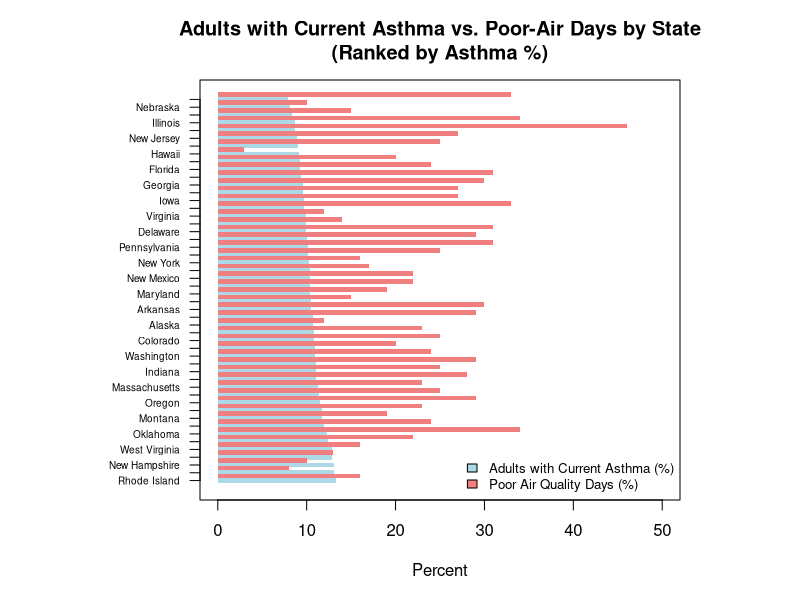
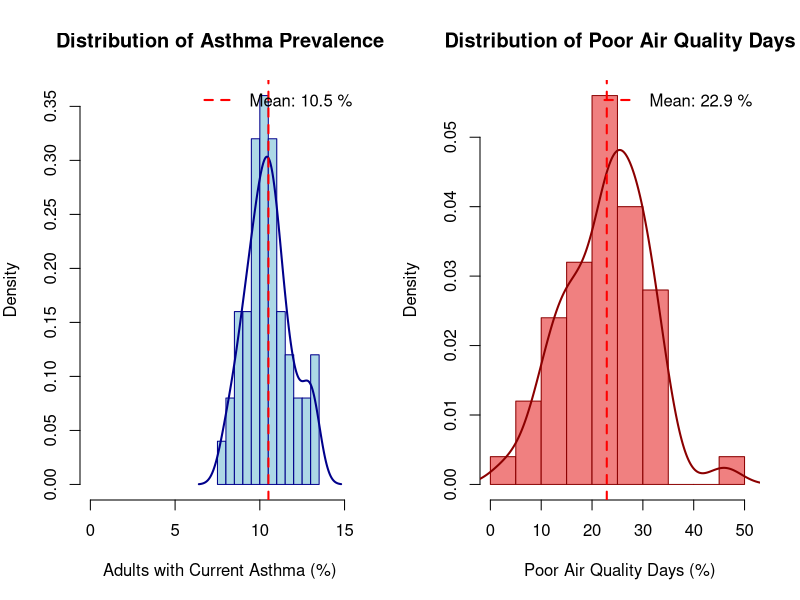
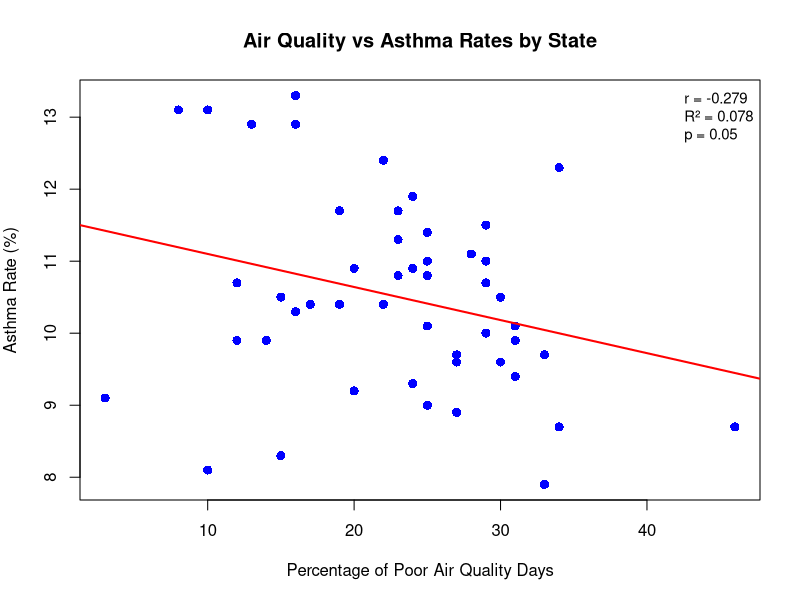

The R source for these figures, in order:
## ---- chunk 1
knitr::opts_chunk$set(echo = TRUE)
## ---- chunk 2
# Load the data
air_data <- data.frame(
  State = c("Alabama", "Alaska", "Arizona", "Arkansas", "California", "Colorado", "Connecticut", "Delaware", "Florida", "Georgia", "Hawaii", "Idaho", "Illinois", "Indiana", "Iowa", "Kansas", "Kentucky", "Louisiana", "Maine", "Maryland", "Massachusetts", "Michigan", "Minnesota", "Mississippi", "Missouri", "Montana", "Nebraska", "Nevada", "New Hampshire", "New Jersey", "New Mexico", "New York", "North Carolina", "North Dakota", "Ohio", "Oklahoma", "Oregon", "Pennsylvania", "Rhode Island", "South Carolina", "South Dakota", "Tennessee", "Texas", "Utah", "Vermont", "Virginia", "Washington", "West Virginia", "Wisconsin", "Wyoming"),
  Poor_Air = c(0.27, 0.12, 0.33, 0.3, 0.46, 0.25, 0.22, 0.31, 0.24, 0.3, 0.03, 0.28, 0.34, 0.25, 0.27, 0.29, 0.23, 0.29, 0.08, 0.19, 0.23, 0.24, 0.14, 0.31, 0.22, 0.19, 0.1, 0.25, 0.1, 0.27, 0.22, 0.16, 0.2, 0.17, 0.25, 0.34, 0.29, 0.31, 0.16, 0.25, 0.15, 0.23, 0.33, 0.29, 0.13, 0.12, 0.24, 0.16, 0.2, 0.15),
  Asthma = c(9.6, 10.7, 9.7, 10.5, 8.7, 10.8, 12.4, 9.9, 9.3, 9.6, 9.1, 11.1, 8.7, 11, 9.7, 10.7, 10.8, 10, 13.1, 10.4, 11.3, 11.9, 9.9, 9.4, 10.4, 11.7, 8.1, 10.1, 13.1, 8.9, 10.4, 10.3, 9.2, 10.4, 11.4, 12.3, 11.5, 10.1, 13.3, 9, 8.3, 11.7, 7.9, 11, 12.9, 9.9, 10.9, 12.9, 10.9, 10.5)
)
## ---- chunk 3
# Use the existing air_data from our environment
# Convert to appropriate format and calculate percentages
df <- data.frame(
  State = air_data$State,
  asthma_pct = air_data$Asthma,
  poor_air_pct = air_data$Poor_Air * 100  # Convert proportion to percentage
)

# Sort by asthma percentage (descending)
df <- df[order(-df$asthma_pct), ]

# Set up plotting parameters
par(mar = c(5, 10, 4, 6))  # Adjust margins for state names
y_pos <- 1:nrow(df)  # Y positions for bars

# Create empty plot
plot(0, 0, type = "n", 
     xlim = c(0, 50), 
     ylim = c(0.5, nrow(df) + 0.5),
     xlab = "Percent", 
     ylab = "",
     main = "Adults with Current Asthma vs. Poor-Air Days by State\n(Ranked by Asthma %)",
     yaxt = "n")  # No default y-axis

# Add asthma bars (blue)
barplot_height <- df$asthma_pct
rect(xleft = 0, ybottom = y_pos - 0.3, 
     xright = barplot_height, ytop = y_pos + 0.3,
     col = "lightblue", border = NA)

# Add air quality bars (red) - offset slightly
barplot_height_air <- df$poor_air_pct
rect(xleft = 0, ybottom = y_pos - 0.3 + 0.6, 
     xright = barplot_height_air, ytop = y_pos + 0.3 + 0.6,
     col = "lightcoral", border = NA)

# Add state names
axis(2, at = y_pos, labels = df$State, las = 1, cex.axis = 0.6)

# Add legend
legend("bottomright", 
       legend = c("Adults with Current Asthma (%)", "Poor Air Quality Days (%)"),
       fill = c("lightblue", "lightcoral"),
       cex = 0.8,
       bty = "n")
## ---- chunk 4
# Set up side-by-side plots
par(mfrow = c(1, 2), mar = c(5, 4, 4, 2))

# Histogram with density curve for Asthma
hist(df$asthma_pct, 
     breaks = 15,
     main = "Distribution of Asthma Prevalence",
     xlab = "Adults with Current Asthma (%)",
     ylab = "Density",
     col = "lightblue",
     border = "darkblue",
     freq = FALSE,
     xlim = c(0, max(df$asthma_pct) + 2))

# Add density curve
lines(density(df$asthma_pct), col = "darkblue", lwd = 2)

# Add mean line
abline(v = mean(df$asthma_pct), col = "red", lwd = 2, lty = 2)
legend("topright", legend = paste("Mean:", round(mean(df$asthma_pct), 1), "%"), 
       col = "red", lty = 2, lwd = 2, bty = "n")

# Histogram with density curve for Poor Air Quality
hist(df$poor_air_pct, 
     breaks = 15,
     main = "Distribution of Poor Air Quality Days",
     xlab = "Poor Air Quality Days (%)",
     ylab = "Density",
     col = "lightcoral",
     border = "darkred",
     freq = FALSE,
     xlim = c(0, max(df$poor_air_pct) + 5))

# Add density curve
lines(density(df$poor_air_pct), col = "darkred", lwd = 2)

# Add mean line
abline(v = mean(df$poor_air_pct), col = "red", lwd = 2, lty = 2)
legend("topright", legend = paste("Mean:", round(mean(df$poor_air_pct), 1), "%"), 
       col = "red", lty = 2, lwd = 2, bty = "n")

# Reset plotting parameters
par(mfrow = c(1, 1))
## ---- chunk 5
## 1st Analysis: Linear Regression - Air Quality vs Asthma Rates

# Convert Poor_Air from proportion to percentage
air_data$Poor_Air_Percent <- air_data$Poor_Air * 100

# Scatter plot with regression line
plot(air_data$Poor_Air_Percent, air_data$Asthma,
     xlab = "Percentage of Poor Air Quality Days",
     ylab = "Asthma Rate (%)",
     main = "Air Quality vs Asthma Rates by State",
     pch = 16, col = "blue", cex = 1.2)

# Add regression line
model <- lm(Asthma ~ Poor_Air_Percent, data = air_data)
abline(model, col = "red", lwd = 2)

# Calculate statistics
correlation <- cor(air_data$Poor_Air_Percent, air_data$Asthma)
r_squared <- summary(model)$r.squared
p_value <- summary(model)$coefficients[2,4]

# Create comprehensive results table
regression_stats <- data.frame(
  Statistic = c("Correlation Coefficient", "R-squared", "Adjusted R-squared", 
                "Overall Model p-value", "Regression p-value", "Observations"),
  Value = c(round(correlation, 3),
            round(r_squared, 3),
            round(summary(model)$adj.r.squared, 3),
            round(pf(summary(model)$fstatistic[1], summary(model)$fstatistic[2], 
                     summary(model)$fstatistic[3], lower.tail = FALSE), 4),
            round(p_value, 4),
            nrow(air_data))
)


# Create coefficients table
coefficients_table <- data.frame(
  Term = c("Intercept", "Poor Air Quality (%)"),
  Estimate = c(round(coef(model)[1], 3), round(coef(model)[2], 3)),
  Std_Error = c(round(summary(model)$coefficients[1,2], 3), 
                round(summary(model)$coefficients[2,2], 3)),
  t_value = c(round(summary(model)$coefficients[1,3], 3), 
              round(summary(model)$coefficients[2,3], 3)),
  p_value = c(round(summary(model)$coefficients[1,4], 4), 
              round(summary(model)$coefficients[2,4], 4))
)


# Add clean statistics to plot
legend("topright", 
       legend = c(paste("r =", round(correlation, 3)),
                  paste("R² =", round(r_squared, 3)),
                  paste("p =", ifelse(p_value < 0.001, "< 0.001", round(p_value, 3)))),
       bty = "n", cex = 0.9)
## ---- chunk 6

## Pearson Correlation Analysis

# Calculate Pearson correlation
cor_test <- cor.test(air_data$Poor_Air, air_data$Asthma, method = "pearson")

# Create correlation results table
correlation_table <- data.frame(
  Statistic = c("Pearson Correlation Coefficient", 
                "95% Confidence Interval Lower",
                "95% Confidence Interval Upper",
                "t-statistic",
                "Degrees of Freedom",
                "p-value",
                "Sample Size"),
  Value = c(round(cor_test$estimate, 3),
            round(cor_test$conf.int[1], 3),
            round(cor_test$conf.int[2], 3),
            round(cor_test$statistic, 3),
            cor_test$parameter,
            ifelse(cor_test$p.value < 0.001, "< 0.001", round(cor_test$p.value, 4)),
            nrow(air_data))
)

# Display correlation results
knitr::kable(correlation_table, caption = "Pearson Correlation Analysis")
